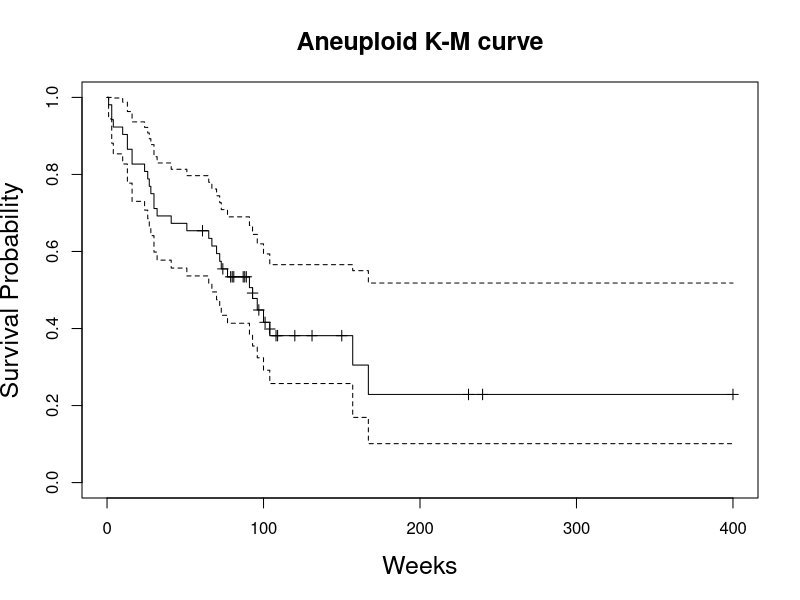
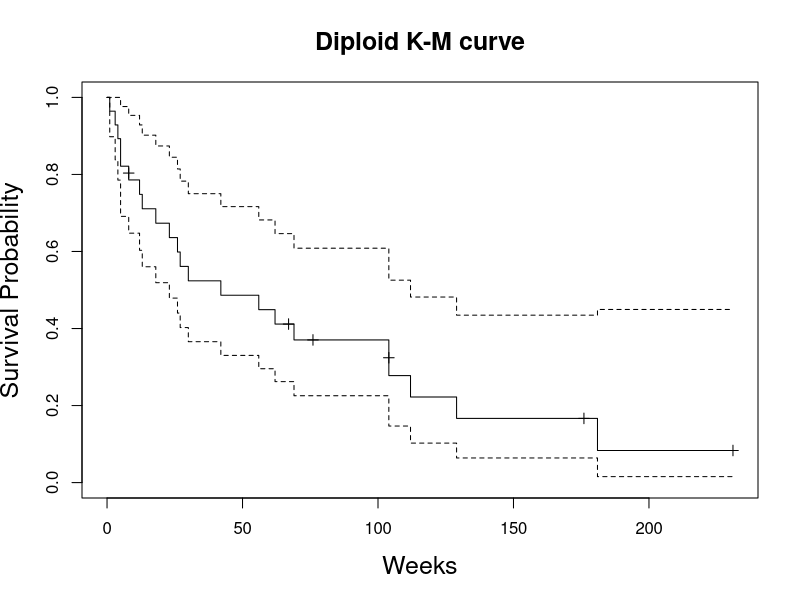

Here is the R script that generated these plots, in order:
## ---- chunk 1
library(tidyverse)
tibble(
  t_i = c(1,2,4,5,6,7,8,9,10),
  n_i = c(10,9,7,6,5,4,3,2,1),
  d_i  = c(1,2,0,0,1,0,0,0,0),
  c_i = c(0,0,1,1,0,1,1,1,1)
) %>%
knitr::kable()
## ---- chunk 2
library(tidyverse)
library(KMsurv) # data source
library(survival) # problem 3
## ---- chunk 3
data(tongue)
tongue_df = 
  tongue %>% as.tibble() %>% 
  mutate(type = if_else(type == 1, "Aneuploid", "Diploid"))
## ---- chunk 4
# Aneuploid K-M curve
KM1 = survfit(Surv(time,delta)~1, data = subset(tongue_df, type == "Aneuploid"), conf.type = 'log')
plot(KM1, 
     conf.int = TRUE, mark.time = TRUE, 
     xlab = "Weeks", ylab = "Survival Probability", main="Aneuploid K-M curve", 
     cex.lab = 1.5, cex.main = 1.5)

# Diploid K-M curve
KM2 = survfit(Surv(time,delta)~1, data = subset(tongue_df, type == "Diploid"), conf.type = 'log')
plot(KM2, 
     conf.int = TRUE, mark.time = TRUE, 
     xlab = "Weeks", ylab = "Survival Probability", main="Diploid K-M curve", 
     cex.lab = 1.5, cex.main = 1.5)
## ---- chunk 5
# one-year survival rate
# Aneuploid
summary(KM1, time = 365/7)
# Diploid
summary(KM2, time = 365/7)
